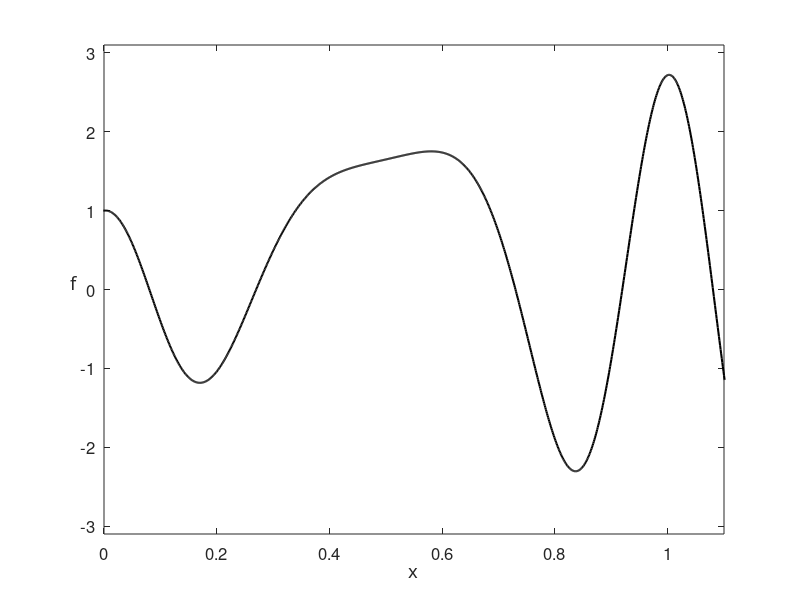

MATLAB code for this plot: (Note: this script raises an error after producing the figure.)
function nonconvex_hess_surrogate()
% class_demo_one_d_newton_wrapper.m is a toy wrapper to illustrate the path
% taken by Hessian descent (or Newton's method).  The steps are evaluated 
% at the objective, and then plotted.  For the first 5 iterations the
% quadratic surrogate used to transition from point to point is also plotted.
% The plotted points on the objective turn from green to red as the 
% algorithm converges (or reaches a maximum iteration count, preset to 50).
%
% The (non convex) function here is
%
% f(x) = exp(x)*cos(2pi*sin(pi*x))

%%% create function, choose initial point, to perform hessian descent on %%%
range = 1.1;    % symmetric range over which to plot the function
[a,b] = make_fun(range);
x0 = choose_starter(a,b,range);
disp(['You picked starting point x0 = ',num2str(x0)])

%%% perform hessian descent %%%
[x,in,out] = hessian_descent(x0);

%%% plot function with hessian descent objective evaluations %%%
plot_it_all(in,out,range)

% performs hessian descent
function [x,in,out] = hessian_descent(x)

    % initializations
    grad_stop = 10^-3;
    max_its = 50;
    iter = 1;
    in = [x];    
    out = [obj(x)];
    grad_eval = 1;
  
    % main loop
    while abs(grad_eval) > grad_stop && iter <= max_its
        % take gradient step
        grad_eval = grad(x);
        hess_eval = hess(x);
        if abs(hess_eval) < 10^-6
            hess_eval = sign(hess_eval)*10^-5;
        end
        x = x - grad_eval/hess_eval;
        
        % update containers
        in = [in x];
        out = [out obj(x)];
        
        % update stopers
        iter = iter + 1;
    end  
end

% evaluate the objective
function z = obj(y)
    z = exp(y)*cos(2*pi*sin(pi*y));
end 

% evaluate the gradient
function z = grad(y)
    z = exp(y)*cos(2*pi*sin(pi*y)) - 2*pi^2*exp(y)*sin(2*pi*sin(pi*y))*cos(pi*y);
end 

% evaluate the hessian
function z = hess(y)
    z = exp(y)*(2*(pi^3)*sin(pi*y)*sin(2*pi*sin(pi*y)) - (4*pi^4)*(cos(pi*y)^2)*cos(2*pi*sin(pi*y)) + cos(2*pi*sin(pi*y)) - (4*pi^2)*sin(2*pi*sin(pi*y))*cos(pi*y));
end 
       
% evaluate surrogate
function z = surrogate(y,x)
    z = obj(y) + grad(y)*(x - y) + 1/2*hess(y)*(x - y).^2;
end

% plot evaluation of descent steps 
function plot_steps(in,out)
    
    % colors for points
    s = (1/length(out):1/length(out):1)';
    colorspec = [s.^(1),flipud(s), zeros(length(out),1)];
    
    % plot initial point
    hold on
    plot(in(1),out(1),'o','Color',colorspec(1,:),'MarkerFaceColor',colorspec(1,:),'MarkerSize',6)
    text(in(1),out(1),num2str(0),'VerticalAlignment','bottom','HorizontalAlignment','right','FontSize',15)
    pause(1)

    % plot first surrogate
    s_range = 0.3;
    s = in(2) - s_range:0.001:in(2) + s_range;
    t = surrogate(in(1),s);
    h = plot(s,t,'--','Color','m');
    
    for i = 1:length(out) - 1
            if i < 5
                pause(1)
                
                % plot point 
                hold on
                plot(in(i+1),out(i+1),'o','Color',colorspec(i,:),'MarkerFaceColor',colorspec(i,:),'MarkerSize',7)
               
                % plot iter number
                hold on
                text(in(i+1),out(i+1),num2str(i),'VerticalAlignment','bottom','HorizontalAlignment','right','FontSize',15)
                
                % plot surrogate
                if i < length(out) - 2
                    pause(0.5)
                    delete(h)
                    s_range = 0.3;
                    s = in(i+2) - s_range:0.01:in(i+2) + s_range;
                    t = surrogate(in(i+1),s);
                    hold on
                    pause(0.5)
                    h = plot(s,t,'-.','Color','m');
                end
                
            end
        if i == 5
            delete(h);
        end
        if i > 5 && i < 15 % just plot point so things don't get too cluttered
            pause(0.3)
            
            % show connector on obj function
            hold on
            plot([in(i),in(i + 1)],[out(i),out(i + 1)],'--','Color','b')

            % plot point
            hold on
            plot(in(i+1),out(i+1),'o','Color',colorspec(i,:),'MarkerFaceColor',colorspec(i,:),'MarkerSize',7)
        end
        if i >= 15 % just plot point so things don't get too cluttered
            pause(0.1)
            
            % show connector on obj function
            hold on
            plot([in(i),in(i + 1)],[out(i),out(i + 1)],'--','Color','b')
            
            % plot point
            plot(in(i+1),out(i+1),'o','Color',colorspec(i,:),'MarkerFaceColor',colorspec(i,:),'MarkerSize',7)
        end 
        if i == length(out) - 1
            hold on
            text(in(i+1),out(i+1),num2str(i),'VerticalAlignment','bottom','HorizontalAlignment','right','FontSize',15)
        end
    end
end

% makes desired function over -range*10 to range*10
function [a,b] = make_fun(range)
    a = [-range*10:0.001:range*10];
    b = exp(a).*cos(2*pi*sin(pi*a));
end

% plots everything
function plot_it_all(in,out,range)
    % plot function first
    plot(a,b,'k','LineWidth',1.5)

    % adjust window for best visualization,remove possible infinity values
    % obtained from too big of learning rate grad descent steps
    ind = isnan(in);
    in(ind) = [];
    out(ind) = [];
    ind = isinf(out);
    in(ind) = [];
    out(ind) = [];
    axis([min([0,in]) max([range,in]) (min([out,-3]) - 0.1) (max([out,3]) + 0.1)])
    box on
    xlabel('x','Fontsize',18,'FontName','cmmi9')
    ylabel('f','Fontsize',18,'FontName','cmmi9')
    set(get(gca,'YLabel'),'Rotation',0)
    set(gcf,'color','w');
    set(gca,'FontSize',12);

    % plot grad descent steps evaluated at the objective
    plot_steps(in,out)
end

% allows selection of initial point
function z = choose_starter(a,b,r)
    % make window for point picking
    plot(a,b,'k','LineWidth',1.5)
    axis([0 r -3.1 3.1])
    title('Pick starting point!')
    box on
    xlabel('x','Fontsize',18,'FontName','cmmi9')
    ylabel('f','Fontsize',18,'FontName','cmmi9')
    set(get(gca,'YLabel'),'Rotation',0)
    set(gcf,'color','w');
    set(gca,'FontSize',12);

    % pick a point
    [z,w]=ginput(1);
    close gcf
end

end